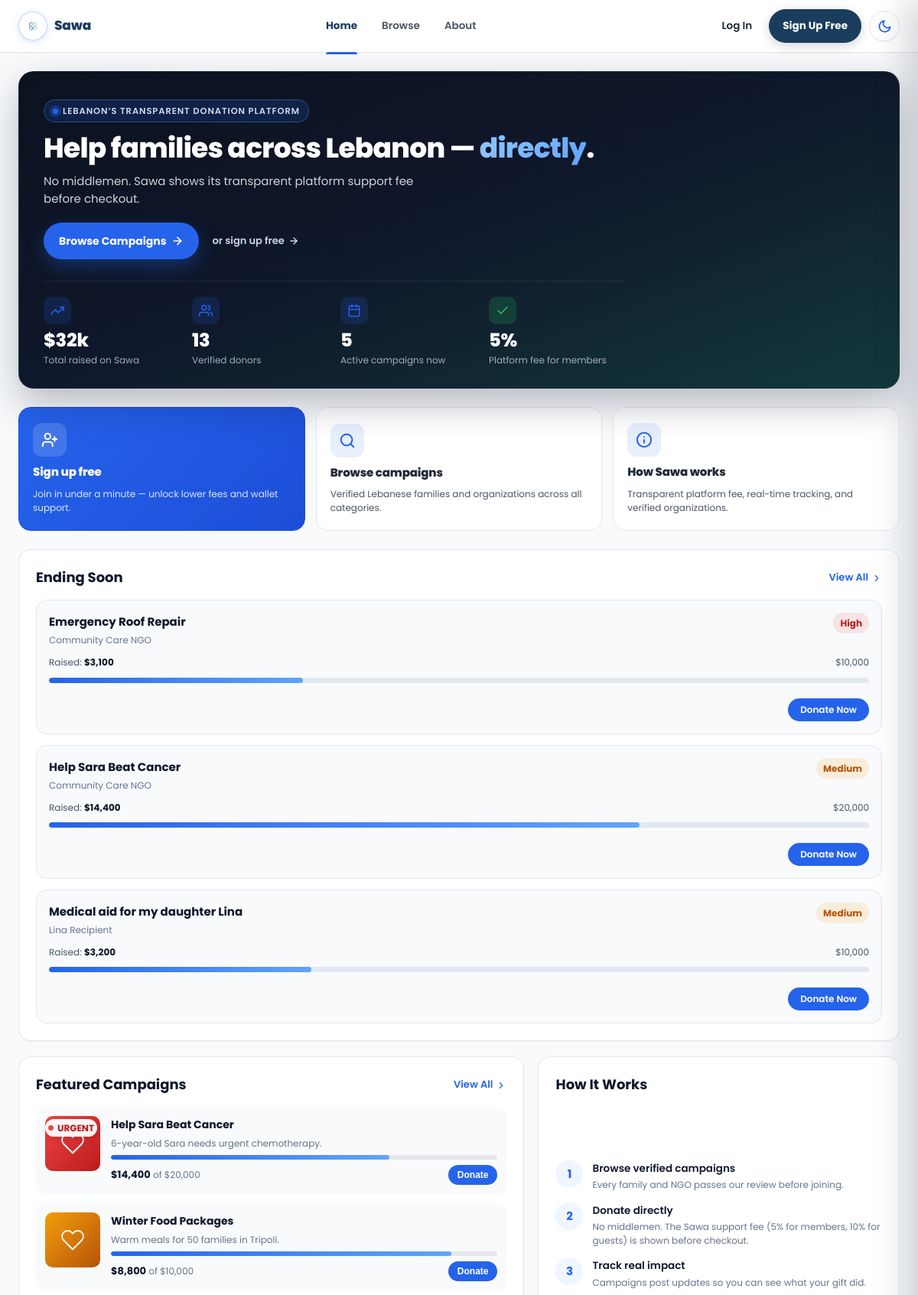
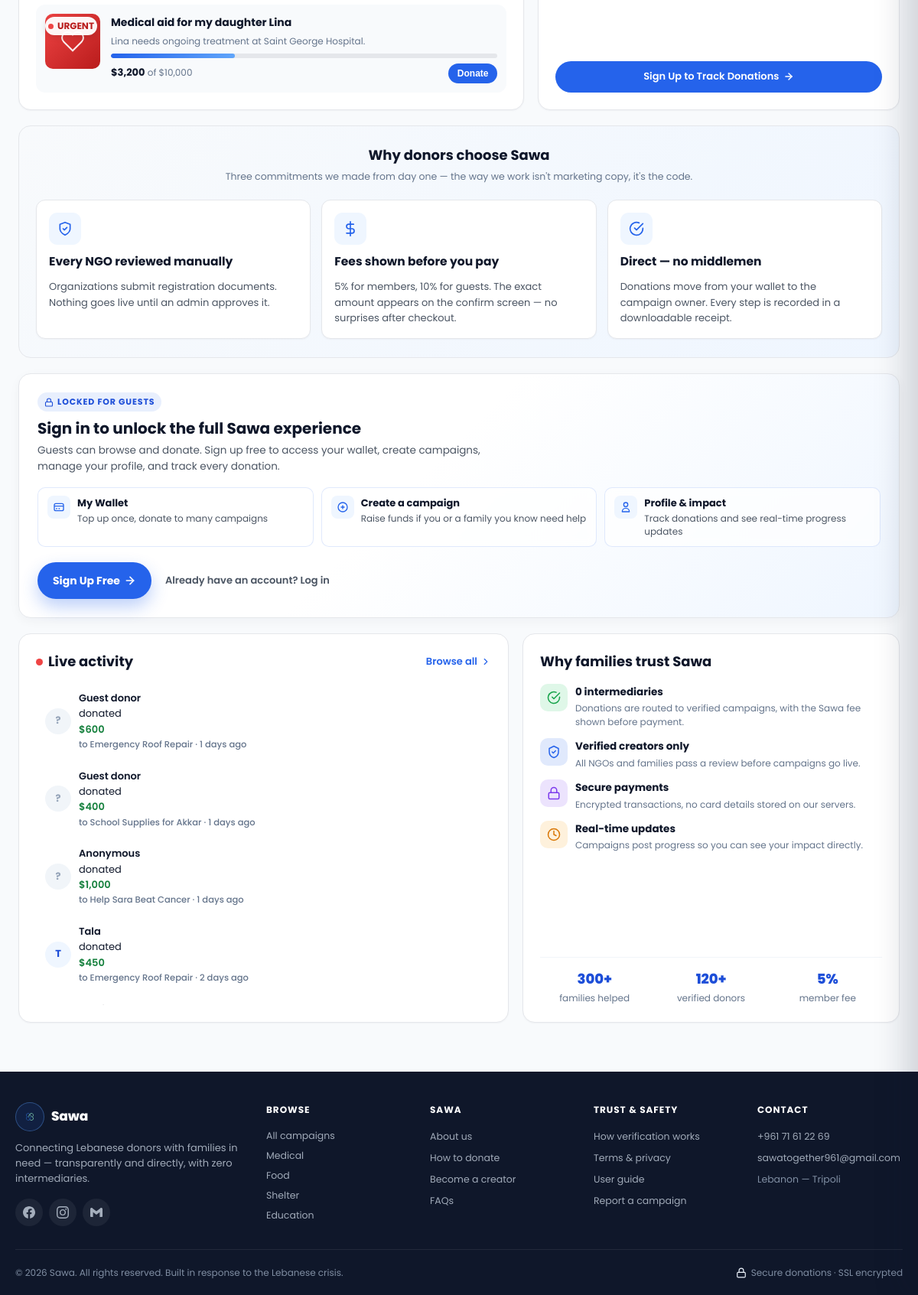
Screenshot of /pages/userhome.php with the database file from the repository (2 pictures, top to bottom).
### tables this page shows
CREATE TABLE IF NOT EXISTS campaigns (
    id                  BIGINT UNSIGNED NOT NULL AUTO_INCREMENT,
    organisation_id     BIGINT UNSIGNED NULL,
    owner_user_id       BIGINT UNSIGNED NULL,
    title               VARCHAR(200) NOT NULL,
    summary             VARCHAR(500) NULL,
    description         TEXT NOT NULL,
    goal_amount         DECIMAL(12,2) NOT NULL,
    raised_amount       DECIMAL(12,2) NOT NULL DEFAULT 0.00,
    currency            CHAR(3) NOT NULL DEFAULT 'USD',
    category_id         BIGINT UNSIGNED NULL,
    location_id         BIGINT UNSIGNED NULL,
    cover_image         VARCHAR(500) NULL,
    status              ENUM('draft','pending','active','paused','completed','rejected') NOT NULL DEFAULT 'pending',
    rejection_reason    TEXT NULL,
    starts_at           DATETIME NULL,
    ends_at             DATETIME NULL,
    created_at          DATETIME NOT NULL DEFAULT CURRENT_TIMESTAMP,
    updated_at          DATETIME NOT NULL DEFAULT CURRENT_TIMESTAMP ON UPDATE CURRENT_TIMESTAMP,
    PRIMARY KEY (id),
    KEY idx_campaigns_status (status),
    KEY idx_campaigns_category (category_id),
    KEY idx_campaigns_location (location_id),
    KEY idx_campaigns_org (organisation_id),
    KEY idx_campaigns_owner (owner_user_id),
    KEY idx_campaigns_active_created (status, created_at),
    CONSTRAINT fk_campaigns_org FOREIGN KEY (organisation_id) REFERENCES organisations(id) ON DELETE CASCADE,
    CONSTRAINT fk_campaigns_owner FOREIGN KEY (owner_user_id) REFERENCES users(id) ON DELETE CASCADE,
    CONSTRAINT fk_campaigns_category FOREIGN KEY (category_id) REFERENCES categories(id) ON DELETE SET NULL,
    CONSTRAINT fk_campaigns_location FOREIGN KEY (location_id) REFERENCES locations(id) ON DELETE SET NULL
);

CREATE TABLE IF NOT EXISTS donations (
    id              BIGINT UNSIGNED NOT NULL AUTO_INCREMENT,
    campaign_id     BIGINT UNSIGNED NOT NULL,
    donor_id        BIGINT UNSIGNED NULL,
    guest_name      VARCHAR(120) NULL,
    guest_email     VARCHAR(255) NULL,
    guest_phone     VARCHAR(40) NULL,
    amount          DECIMAL(12,2) NOT NULL,
    fee_amount      DECIMAL(12,2) NOT NULL DEFAULT 0.00,
    total_charged   DECIMAL(12,2) NOT NULL DEFAULT 0.00,
    currency        CHAR(3) NOT NULL DEFAULT 'USD',
    status          ENUM('pending','verified','completed','refunded','failed') NOT NULL DEFAULT 'pending',
    payment_method  ENUM('whish','hosted_checkout','wallet') NOT NULL DEFAULT 'whish',
    anonymous       TINYINT(1) NOT NULL DEFAULT 0,
    message         VARCHAR(500) NULL,
    payment_ref     VARCHAR(120) NULL,
    created_at      DATETIME NOT NULL DEFAULT CURRENT_TIMESTAMP,
    verified_at     DATETIME NULL,
    completed_at    DATETIME NULL,
    PRIMARY KEY (id),
    KEY idx_donations_campaign (campaign_id),
    KEY idx_donations_donor (donor_id),
    KEY idx_donations_status (status),
    KEY idx_donations_created (created_at),
    CONSTRAINT fk_donations_campaign FOREIGN KEY (campaign_id) REFERENCES campaigns(id) ON DELETE RESTRICT,
    CONSTRAINT fk_donations_donor FOREIGN KEY (donor_id) REFERENCES users(id) ON DELETE RESTRICT
);

### pages/userhome.php (shortened to what the rows shown need)
<?php
$auth = Auth::check();
$bodyClass = $auth ? 'is-auth ' . Auth::bodyRoleClass() : 'is-guest';
$liveActivity = DonationService::recentPlatformActivity(6);
$urgentCampaigns = CampaignService::listUrgent(5);
$featuredCampaigns = CampaignService::listFeatured(3);
$partial = dirname(__DIR__) . '/php/partials/';
?>
<!DOCTYPE html>
<html lang="en">
<head>
  <link rel="stylesheet" href="../css/tokens.css">
  <link rel="stylesheet" href="../css/userhome.css">
</head>
<body class="<?= $bodyClass ?>">
  <div class="layout">
    <main class="main-content" id="main">
      <section id="dashboard" class="section active">
        <section class="guest-hero-v2 guest-only" aria-labelledby="guest-hero-heading">
          <div class="guest-hero-v2-inner">
            <h1 id="guest-hero-heading">Help families across Lebanon &mdash; <span class="hero-accent">directly</span>.</h1>
          </div>
        </section>
        <div class="dash-lower">
          <div class="dash-card donor-only guest-show">
            <div class="urgent-list" id="urgent-list">
              <?php if (!$urgentCampaigns): ?>
              <p class="empty-inline">No campaigns are wrapping up in the next week.</p>
              <?php else: foreach ($urgentCampaigns as $camp): include $partial . 'urgent-item.php'; endforeach; endif; ?>
            </div>
          </div>
        </div>
        <div class="guest-feature-grid guest-only">
          <div class="dash-card">
            <div class="featured-list">
              <?php if (!$featuredCampaigns): ?>
              <p class="empty-inline">No campaigns to feature yet.</p>
              <?php else: foreach ($featuredCampaigns as $camp): include $partial . 'featured-camp.php'; endforeach; endif; ?>
            </div>
          </div>
        </div>
        <div class="dash-two-col guest-only">
          <div class="dash-card activity-card">
            <ul class="activity-feed" id="activity-feed">
              <?php if (!$liveActivity): ?>
              <li class="activity-row">
                <div class="activity-text">
                  <span class="activity-meta">No donations yet — be the first to give.</span>
                </div>
              </li>
              <?php else: foreach ($liveActivity as $act):
                $isAnon = $act['anonymous'] || $act['label'] === 'Guest donor';
                $initial = mb_strtoupper(mb_substr($act['label'], 0, 1));
              ?>
              <li class="activity-row">
                <span class="activity-avatar<?= $isAnon ? ' activity-avatar-anon' : '' ?>"><?= $isAnon ? '?' : htmlspecialchars($initial, ENT_QUOTES, 'UTF-8') ?></span>
                <div class="activity-text">
                  <strong><?= htmlspecialchars($act['label'], ENT_QUOTES, 'UTF-8') ?></strong> donated <strong class="activity-amount">$<?= number_format($act['amount']) ?></strong>
                  <span class="activity-meta">to <?= htmlspecialchars($act['campaign'], ENT_QUOTES, 'UTF-8') ?> &middot; <time datetime="<?= htmlspecialchars($act['created_at'], ENT_QUOTES, 'UTF-8') ?>"><?= htmlspecialchars(Format::timeAgo($act['created_at']), ENT_QUOTES, 'UTF-8') ?></time></span>
                </div>
              </li>
              <?php endforeach; endif; ?>
          </div>
        </div>
      </section>
    </main>
  </div>
</body>
</html>

### php/partials/urgent-item.php (shortened to what the rows shown need)
<?php
$id = (int) $camp['id'];
$title = htmlspecialchars((string) $camp['title'], ENT_QUOTES, 'UTF-8');
$creator = htmlspecialchars((string) ($camp['creator_name'] ?? 'Sawa member'), ENT_QUOTES, 'UTF-8');
$raised = (float) $camp['raised_amount'];
$goal = (float) $camp['goal_amount'];
$pct = $goal > 0 ? min(100, (int) round(($raised / $goal) * 100)) : 0;
$priorityClass = Format::urgentPriority($camp);
$priorityLabel = Format::urgentPriorityLabel($camp);
$showDonate = empty($camp['_hide_donate']);
$badgeLabel = $priorityLabel;
?>
<article class="urgent-item">
  <div class="urgent-row">
    <div class="urgent-meta">
      <strong><?= $title ?></strong>
      <small><?= $creator ?></small>
    </div>
    <span class="urgent-priority <?= $priorityClass ?>"><?= htmlspecialchars($badgeLabel, ENT_QUOTES, 'UTF-8') ?></span>
  </div>
  <div class="urgent-progress-row">
    <small>Raised: <strong>$<?= number_format($raised) ?></strong></small>
    <small>$<?= number_format($goal) ?></small>
  </div>
  <div class="progress-bar"><div class="progress-fill" style="width:<?= $pct ?>%"></div></div>
  <?php if ($showDonate): ?>
  <button class="urgent-donate" data-camp-id="<?= $id ?>" data-camp-title="<?= $title ?>">Donate Now</button>
  <?php endif; ?>
</article>

### php/partials/featured-camp.php (shortened to what the rows shown need)
<?php
$id = (int) $camp['id'];
$title = htmlspecialchars((string) $camp['title'], ENT_QUOTES, 'UTF-8');
$summary = htmlspecialchars((string) ($camp['summary'] ?? mb_substr((string) $camp['description'], 0, 80)), ENT_QUOTES, 'UTF-8');
$raised = (float) $camp['raised_amount'];
$goal = (float) $camp['goal_amount'];
$pct = $goal > 0 ? min(100, (int) round(($raised / $goal) * 100)) : 0;
$catCss = CampaignService::categoryCss((string) ($camp['category_name'] ?? 'other'));
$urgent = CampaignService::isUrgent($camp);
$coverPath = trim((string) ($camp['cover_image'] ?? ''));
$coverUrl = $coverPath !== '' ? htmlspecialchars(Upload::publicUrl($coverPath), ENT_QUOTES, 'UTF-8') : '';
?>
<article class="featured-camp" data-camp-id="<?= $id ?>" data-camp-title="<?= $title ?>">
  <div class="featured-camp-thumb <?= $catCss ?><?= $coverUrl !== '' ? ' has-cover' : '' ?>"<?= $coverUrl !== '' ? ' style="background-image:url(\'' . $coverUrl . '\')"' : '' ?>>
    <?php if ($coverUrl === ''): ?>
    <svg viewBox="0 0 24 24" fill="none" stroke="currentColor" stroke-width="1.5" aria-hidden="true"><path d="M20.84 4.61a5.5 5.5 0 0 0-7.78 0L12 5.67l-1.06-1.06a5.5 5.5 0 0 0-7.78 7.78l1.06 1.06L12 21.23l7.78-7.78 1.06-1.06a5.5 5.5 0 0 0 0-7.78z"/></svg>
    <?php endif; ?>
    <?php if ($urgent): ?><span class="camp-urgent-badge">Urgent</span><?php endif; ?>
  </div>
  <div class="featured-camp-body">
    <strong><?= $title ?></strong>
    <small><?= $summary ?></small>
    <div class="progress-bar"><div class="progress-fill" style="width:<?= $pct ?>%"></div></div>
    <div class="featured-camp-meta">
      <span><strong>$<?= number_format($raised) ?></strong> of $<?= number_format($goal) ?></span>
      <button class="featured-camp-donate" data-camp-id="<?= $id ?>" data-camp-title="<?= $title ?>">Donate</button>
    </div>
  </div>
</article>

### rows the page displays
campaigns: title "Emergency Roof Repair", creator "Community Care NGO", ends_at "High", raised_amount "3,100", goal_amount "10,000"
campaigns: title "Help Sara Beat Cancer", creator "Community Care NGO", ends_at "Medium", raised_amount "14,400", goal_amount "20,000", shows "URGENT", summary "6-year-old Sara needs urgent chemotherapy."
campaigns: title "Medical aid for my daughter Lina", creator "Lina Recipient", ends_at "Medium", raised_amount "3,200", goal_amount "10,000", shows "URGENT", summary "Lina needs ongoing treatment at Saint George Hospital."
campaigns: title "Winter Food Packages", summary "Warm meals for 50 families in Tripoli.", raised_amount "8,800", goal_amount "10,000"
donations: label "Guest donor", amount "600", campaign.title "Emergency Roof Repair"
donations: label "Guest donor", amount "400", campaign.title "School Supplies for Akkar"
donations: label "Anonymous", amount "1,000", campaign.title "Help Sara Beat Cancer"
donations: initial "T", label "Tala", amount "450", campaign.title "Emergency Roof Repair"

### other values shown
$platformStats['donors'] "13"
$platformStats['active'] "5"
